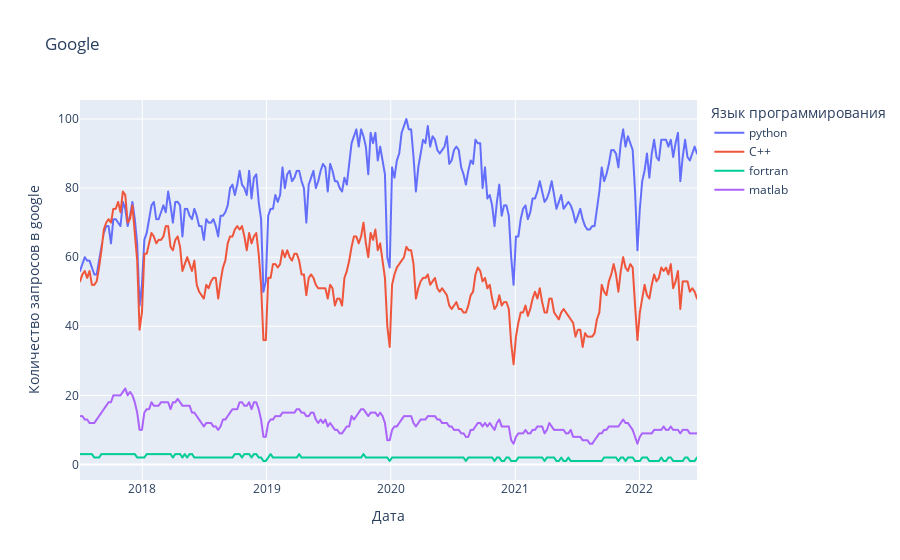

Notebook code cell kept with this figure:
### Markdown cell above
# О `python`

[Python](https://www.python.org) --- это язык программирования общего назначения, разработанный голландским программистом  [Гвидо ван Россумом](https://ru.wikipedia.org/wiki/%D0%92%D0%B0%D0%BD_%D0%A0%D0%BE%D1%81%D1%81%D1%83%D0%BC,_%D0%93%D0%B2%D0%B8%D0%B4%D0%BE) в конце 1980-х годов.
`Python` является проектом с открытым исходным кодом и абсолютно бесплатен. 

Динамическая природа и гибкость `python` позволяет быстро разрабатывать и тестировать приложения, а возможность встраивания расширений на компилируемых языках программирования (таких как `C/C++`) позволяет совмещать их скорость, производительность и эффективность с выразительностью `python`, используя последнее в качестве своеобразного клея. В связи с этим `python` обрел большую популярность почти во всех возможных сферах, в том числе написании скриптов, web-разработке, разработке игр и многих других. 

## `Python` в науке

Но самая принципиальная сфера применения `python` для нас --- наука. Ниже приводится несколько графиков, иллюстрирующие популярность `python` в сравнении с остальными популярными в науке языками программирования.

Данные по количеству запросов в поисковой системе `google` выявляют, что `python` уверенно лидирует последние 4 года.

### Code cell
import os
import pandas as pd
import plotly.express as px

data_folder = os.path.join("..", "..", "assets", "data", "language_trends")
path = os.path.join(data_folder, "google.csv")
df = pd.read_csv(path, index_col="date")

fig = px.line(df, title="Google", labels={
    "value": "Количество запросов в google",
    "variable": "Язык программирования",
    "date": "Дата"
})
fig

### Figure 1 — Plotly figure (JSON) as saved in the notebook; plotly's stock layout.template omitted (floating-point values rounded to 4 significant figures; data arrays with more than 128 entries replaced by an {"elided": "..."} marker saying what was removed)
{"data": [{"hovertemplate": "Язык программирования=python<br>Дата=%{x}<br>Количество запросов в google=%{y}<extra></extra>", "legendgroup": "python", "line": {"color": "#636efa", "dash": "solid"}, "marker": {"symbol": "circle"}, "mode": "lines", "name": "python", "showlegend": true, "type": "scattergl", "x": {"elided": "260 str values"}, "xaxis": "x", "y": {"elided": "260 int values"}, "yaxis": "y"}, {"hovertemplate": "Язык программирования=C++<br>Дата=%{x}<br>Количество запросов в google=%{y}<extra></extra>", "legendgroup": "C++", "line": {"color": "#EF553B", "dash": "solid"}, "marker": {"symbol": "circle"}, "mode": "lines", "name": "C++", "showlegend": true, "type": "scattergl", "x": {"elided": "260 str values"}, "xaxis": "x", "y": {"elided": "260 int values"}, "yaxis": "y"}, {"hovertemplate": "Язык программирования=fortran<br>Дата=%{x}<br>Количество запросов в google=%{y}<extra></extra>", "legendgroup": "fortran", "line": {"color": "#00cc96", "dash": "solid"}, "marker": {"symbol": "circle"}, "mode": "lines", "name": "fortran", "showlegend": true, "type": "scattergl", "x": {"elided": "260 str values"}, "xaxis": "x", "y": {"elided": "260 int values"}, "yaxis": "y"}, {"hovertemplate": "Язык программирования=matlab<br>Дата=%{x}<br>Количество запросов в google=%{y}<extra></extra>", "legendgroup": "matlab", "line": {"color": "#ab63fa", "dash": "solid"}, "marker": {"symbol": "circle"}, "mode": "lines", "name": "matlab", "showlegend": true, "type": "scattergl", "x": {"elided": "260 str values"}, "xaxis": "x", "y": {"elided": "260 int values"}, "yaxis": "y"}], "layout": {"legend": {"title": {"text": "Язык программирования"}, "tracegroupgap": 0}, "title": {"text": "Google"}, "xaxis": {"anchor": "y", "domain": [0, 1], "title": {"text": "Дата"}}, "yaxis": {"anchor": "x", "domain": [0, 1], "title": {"text": "Количество запросов в google"}}}}
